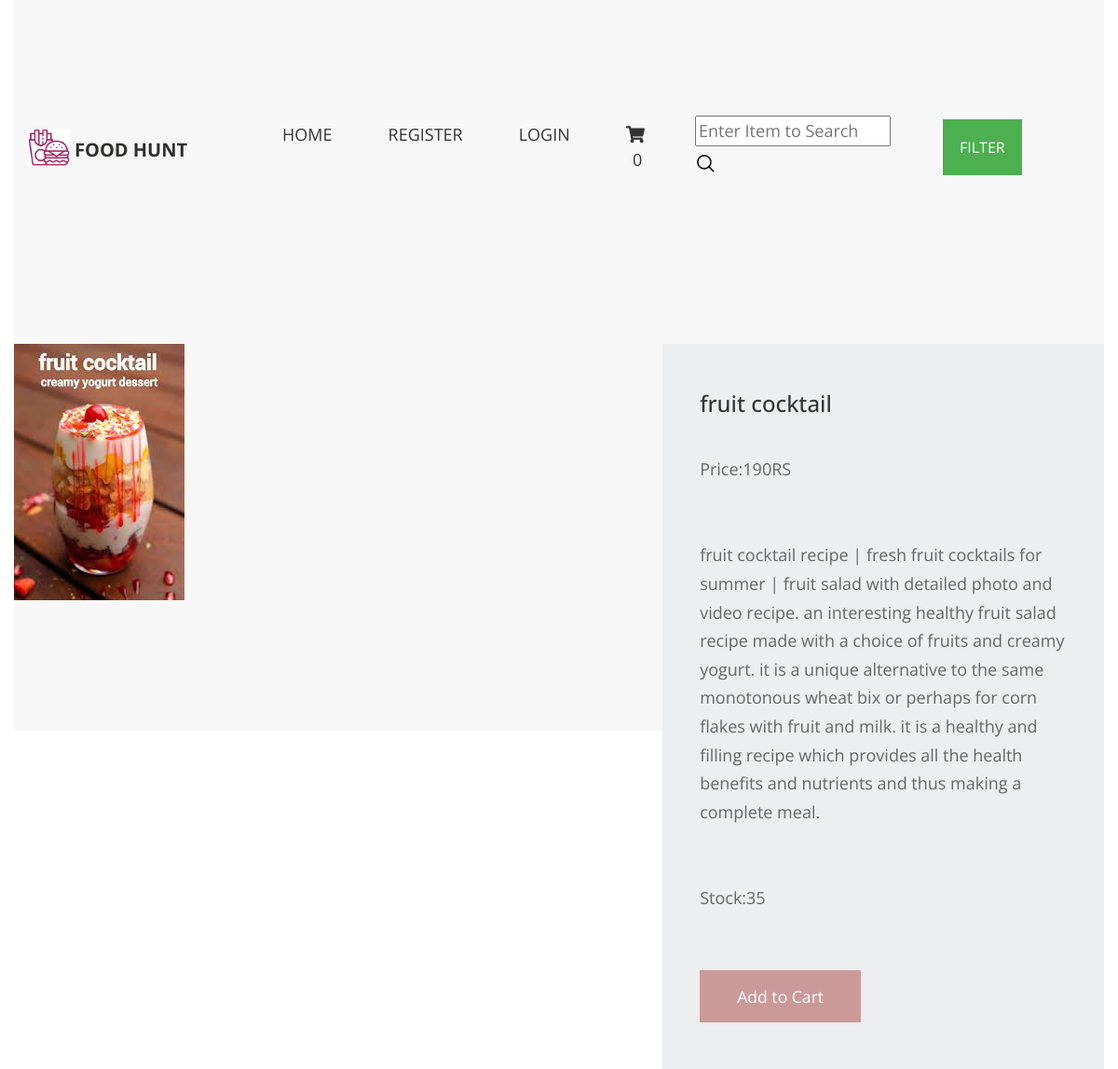
The app's page /fruits-recieps/fruit-cocktail with its own data.
### shop/models.py (models this page shows, shortened)
class product(models.Model):
    name=models.CharField(max_length=250,unique=True)
    slug=models.SlugField(max_length=250,unique=True)
    img=models.ImageField(upload_to='product')
    desc=models.TextField()
    stock=models.IntegerField()
    available=models.BooleanField()
    price=models.IntegerField()
    category=models.ForeignKey(categ,on_delete=models.CASCADE)

### shop/views.py (the view)
# urls.py: path('<slug:c_slug>/<slug:product_slug>',views.prodDetails,name='details'),
def prodDetails(request,c_slug,product_slug):
    try:
        prod=product.objects.get(category__slug=c_slug,slug=product_slug)
    except Exception as e:
        raise e
    return render(request,'iteam.html',{'pr':prod})

### cart/context_processor.py (called while the page is built)
def count(request):
    item_count=0
    if 'admin' in request.path:
        return{}
    else:
        try:
            ct=cartlist.objects.filter(cart_id=c_id(request))
            cti=iteam.objects.all().filter(cart=ct[:1])
            for c in cti:
                   item_count+=c.quantity
        except cartlist.DoesNotExist:
            item_count=0
        return dict(itc=item_count)

### cart/views.py (called while the page is built)
def c_id(request):
    ct_id=request.session.session_key
    if not ct_id:
        ct_id=request.session.create()
    return ct_id

### templates/iteam.html (shortened to what this page needs)
{% extends 'base.html' %}
{% load static %}
{% block content %}
<!DOCTYPE html>
<html lang="en">
<head>
    <link href="{% static 'pr/fontawesome/pr/css/all.min.css' %}" rel="stylesheet" />
    <link href="{% static 'pr/css/templatemo-comparto.css' %}" rel="stylesheet" />
</head>
<body>
<br><br>
        <section class="tm-mb-1" id="about">
            <div class="tm-row tm-about-row">
                <div class="tm-section-1-l">
                    <img src="{{pr.img.url}}" alt="About image" class="tm-img-responsive">
                </div>
                <article class="tm-section-1-r tm-bg-color-8">
                    <h2 class="tm-mb-2 tm-title-color">{{pr.name}}</h2>
                    <p>Price:{{pr.price}}RS</p><br>
                    <p>{{pr.desc}}</p><br>
                    <p>Stock:{{pr.stock}}</p><br>
       {% if pr.stock <= 0 %}
       <h1 style="color:red">Sorry!No Stock Availble</h1>
              {% else %}
              <a href="{% url 'addcart' pr.id %}" class="tm-btn tm-btn-1 tm-link-to-services">Add to Cart</a>
       {% endif %}
                </article>
            </div>
        </section>
</body>
</html>
{% endblock %}

### static/hm/css/style.css (style rules this page uses)
body { font-family: 'Poppins', sans-serif; color: #000000; background-color: #ffffff; }
a, a:hover, a:focus { text-decoration: none; }

### static/pr/css/templatemo-comparto.css (style rules this page uses)
*, *::before, *::after { box-sizing: border-box; outline: none; }
ul, h1, h2, h3, h4, p, figure { padding: 0; margin: 0; }
body { font-family: 'Open Sans', Arial, sans-serif; font-size: 18px; overflow-x: hidden; padding-left: 15px; padding-right: 15px; margin: 0; }
h2 { font-size: 1.5rem; }
a { transition: all 0.3s ease; text-decoration: none; }
p { color: #666; line-height: 1.7; margin-bottom: 35px; }
h1, h2, h3, h4, h5, h6 { color: #333; }
.tm-mb-1 { margin-bottom: 20px; }
.tm-mb-2 { margin-bottom: 40px; }
.tm-bg-color-8 { background-color: #EDEEEF; }
.tm-img-responsive { max-width: 100%; height: auto; }
.tm-section-1-l { width: 57.85%; margin-right: 1.65%; }
.tm-section-1-r { padding: 50px 40px; width: 40.5%; }
.tm-row { display: flex; }
.tm-btn { display: inline-block; padding: 15px 40px; font-size: 1.1rem; border: none; background-color: #CC9999; color: white; }
a { color: #666; }

### records on screen
product: img (picture), name "fruit cocktail", price "190", desc "fruit cocktail recipe | fresh fruit cocktails for summer | fruit salad with detailed photo and video recipe. an interesting healthy fruit salad recipe made with a choice of fruits and creamy yogurt. it is a unique alternative to the same monotonous wheat bix or perhaps for corn flakes with fruit and milk. it is a healthy and filling recipe which provides all the health benefits and nutrients and thus making a complete meal.", stock "35"

### other values on screen
{{ itc }} "0"
